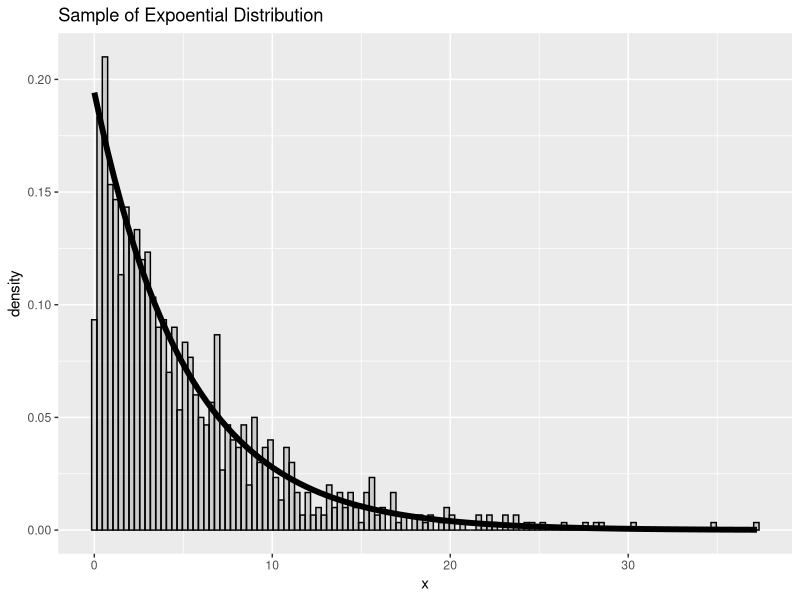
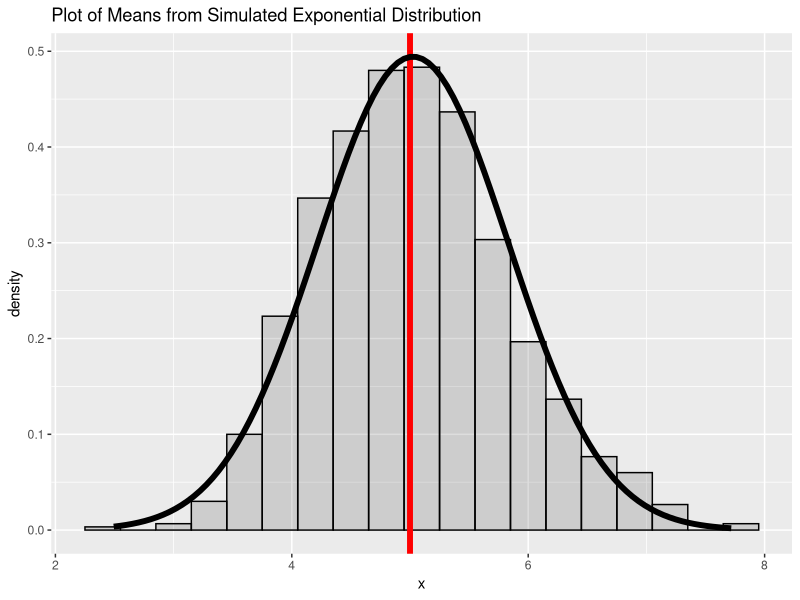
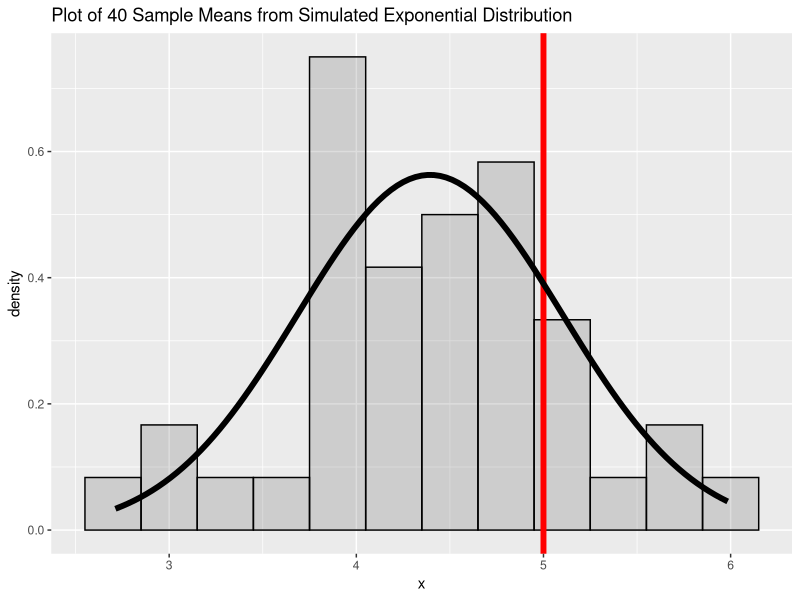

The R script that drew these images, in order:
## ---- chunk 1
library(ggplot2)
library(MASS)

theo_mean <- 1/0.2
theo_sd <- 1/0.2
theo_var <- theo_sd^2

## ---- chunk 2
num_sim <- 1000
num_samp <- 40

## ---- chunk 3
set.seed(4)
samp <- data.frame(rexp(num_sim, 0.2))
names(samp) <- "x"
samp_fit <- fitdistr(samp$x, "exponential")
samp_rate <- samp_fit$estimate[1]

diff_rate <- round(abs(0.2 - samp_rate), 3)

g1 <- ggplot(samp, aes(x = x)) +
    geom_histogram(alpha = .20, binwidth=.3, colour = "black", aes(y = ..density..)) +
    ggtitle("Sample of Expoential Distribution") +
    stat_function(fun = dexp,
            args = list(rate = samp_rate),
            size = 2)
print(g1)
## ---- chunk 4
set.seed(4)
dat <- data.frame(replicate(num_sim, rexp(num_samp, 0.2)))
mn_df <- data.frame(colMeans(dat))
names(mn_df) <- "x"

mn_fit <- fitdistr(mn_df$x, "normal")
est_mean <- mn_fit$estimate[1]
est_sd <- mn_fit$estimate[2]

g2 <- ggplot(mn_df, aes(x)) +
    geom_histogram(alpha = .20, binwidth=.3, colour = "black", aes(y = ..density..)) +
    geom_vline(stat = "vline", xintercept = theo_mean,
               size = 2, color = "red", linetype = 1, show_guide = T) +
    ggtitle("Plot of Means from Simulated Exponential Distribution") +
    stat_function(fun = dnorm,
                args = list(mean = est_mean, sd = est_sd),
                size = 2)
print(g2)

## ---- chunk 5

# CLT formula for Exponential Distribution
clt_func <- function(x, n) (mean(x) - 0.5 / (5 / sqrt(n)))
set.seed(40)
idx <- sample(1:nrow(mn_df), 40)
clt_dat <- mn_df[idx,]
clt_df = NULL
for (i in clt_dat) clt_df <- rbind(clt_df, (clt_func(i,40)))

clt_df <- data.frame(clt_df)
names(clt_df) <- "x"


clt_fit <- fitdistr(clt_df$x, "normal")

g3 <- ggplot(clt_df, aes(x = x)) +
    geom_histogram(alpha = .20, binwidth=.3, colour = "black", aes(y = ..density..)) +
    geom_vline(stat = "vline", xintercept = theo_mean,
               size = 2, color = "red", linetype = 1, show_guide = T) +
    ggtitle("Plot of 40 Sample Means from Simulated Exponential Distribution") +
    stat_function(fun = dnorm,
                  args = list(mean = clt_fit$estimate[1], sd = clt_fit$estimate[2]),
                  size = 2)
print(g3)
